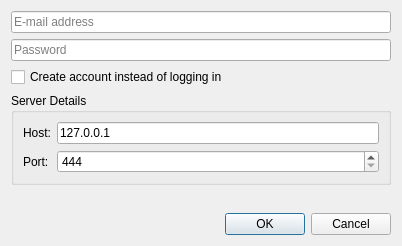
<?xml version="1.0" encoding="UTF-8"?>
<ui version="4.0">
 <class>LoginDialog</class>
 <widget class="QDialog" name="LoginDialog">
  <property name="geometry">
   <rect>
    <x>0</x>
    <y>0</y>
    <width>402</width>
    <height>246</height>
   </rect>
  </property>
  <property name="windowTitle">
   <string>Dialog</string>
  </property>
  <layout class="QVBoxLayout" name="verticalLayout">
   <item>
    <widget class="QLineEdit" name="email_edit">
     <property name="placeholderText">
      <string>E-mail address</string>
     </property>
    </widget>
   </item>
   <item>
    <widget class="QLineEdit" name="password_edit">
     <property name="echoMode">
      <enum>QLineEdit::Password</enum>
     </property>
     <property name="placeholderText">
      <string>Password</string>
     </property>
    </widget>
   </item>
   <item>
    <widget class="QCheckBox" name="create_account_checkbox">
     <property name="text">
      <string>Create account instead of logging in</string>
     </property>
    </widget>
   </item>
   <item>
    <widget class="QGroupBox" name="groupBox">
     <property name="title">
      <string>Server Details</string>
     </property>
     <property name="flat">
      <bool>false</bool>
     </property>
     <property name="checkable">
      <bool>false</bool>
     </property>
     <property name="checked">
      <bool>false</bool>
     </property>
     <layout class="QGridLayout" name="gridLayout">
      <item row="0" column="0">
       <widget class="QLabel" name="label">
        <property name="text">
         <string>Host:</string>
        </property>
       </widget>
      </item>
      <item row="0" column="1">
       <widget class="QLineEdit" name="host_edit">
        <property name="text">
         <string notr="true">127.0.0.1</string>
        </property>
       </widget>
      </item>
      <item row="1" column="0">
       <widget class="QLabel" name="label_2">
        <property name="text">
         <string>Port:</string>
        </property>
       </widget>
      </item>
      <item row="1" column="1">
       <widget class="QSpinBox" name="port_edit">
        <property name="minimum">
         <number>444</number>
        </property>
        <property name="maximum">
         <number>65001</number>
        </property>
       </widget>
      </item>
     </layout>
    </widget>
   </item>
   <item>
    <spacer name="verticalSpacer">
     <property name="orientation">
      <enum>Qt::Vertical</enum>
     </property>
     <property name="sizeHint" stdset="0">
      <size>
       <width>20</width>
       <height>5</height>
      </size>
     </property>
    </spacer>
   </item>
   <item>
    <widget class="QDialogButtonBox" name="buttonBox">
     <property name="orientation">
      <enum>Qt::Horizontal</enum>
     </property>
     <property name="standardButtons">
      <set>QDialogButtonBox::Cancel|QDialogButtonBox::Ok</set>
     </property>
    </widget>
   </item>
  </layout>
 </widget>
 <resources/>
 <connections>
  <connection>
   <sender>buttonBox</sender>
   <signal>accepted()</signal>
   <receiver>LoginDialog</receiver>
   <slot>accept()</slot>
   <hints>
    <hint type="sourcelabel">
     <x>248</x>
     <y>254</y>
    </hint>
    <hint type="destinationlabel">
     <x>157</x>
     <y>274</y>
    </hint>
   </hints>
  </connection>
  <connection>
   <sender>buttonBox</sender>
   <signal>rejected()</signal>
   <receiver>LoginDialog</receiver>
   <slot>reject()</slot>
   <hints>
    <hint type="sourcelabel">
     <x>316</x>
     <y>260</y>
    </hint>
    <hint type="destinationlabel">
     <x>286</x>
     <y>274</y>
    </hint>
   </hints>
  </connection>
 </connections>
</ui>
